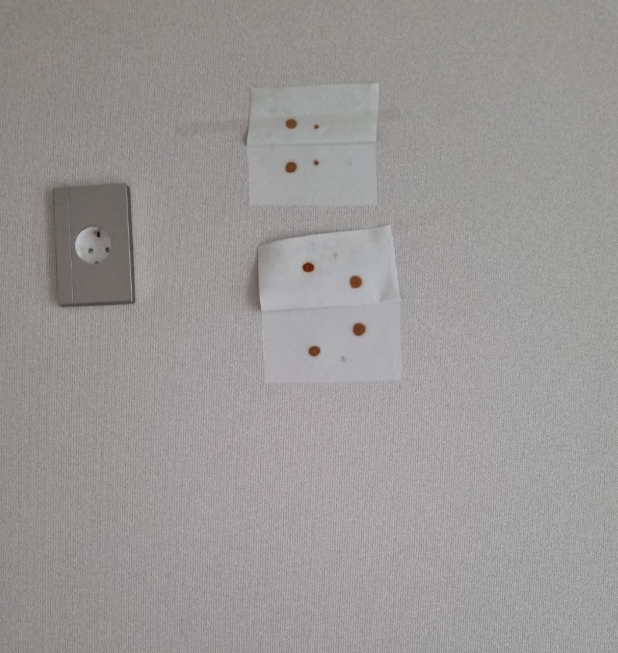
#> input picture proj1/open/train/녹오염/6.png, 618 x 653 px, found by its file name
$ jupyter execute img_checker.ipynb
#> lines starting #> are read from the running program, lines starting #| are printed output that depends on the picture; after the words box and inside, x2 and y2 are one past the last pixel; in counts of white or black regions, pixels touching at a corner belong together
[cell 1]
import cv2 as cv
import numpy as np
import matplotlib.pyplot as plt

import warnings
warnings.filterwarnings('ignore')
import re

# 한글 깨짐 방지
plt.rc('font', family='AppleGothic')
plt.rcParams['axes.unicode_minus'] = False

[cell 2]
data = []
# 분석할 이미지 경로 선언 및 유형 추출
image_path = '/Users/jsp/Desktop/workspace/projects/fstteamproject/main/git_teamprj/proj1/open/train/녹오염/6.png'
nameCategory = re.findall('[가-힣]+',image_path)[0]

class Preprocess:
    def __init__(self, image_path):
        self.img = cv.imread(image_path)
#> self.img is the input picture: shape (653, 618, 3); mean B, G, R 150.9, 151.8, 154.4
        self.resize = cv.resize(self.img, (400,400), interpolation=cv.INTER_CUBIC)
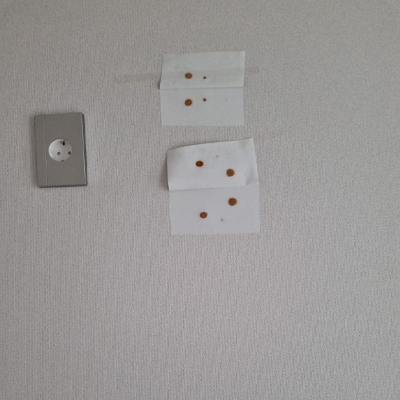
#> self.resize: shape (400, 400, 3); mean B, G, R 150.9, 151.8, 154.4
        self.gray = cv.cvtColor(self.resize, cv.COLOR_BGR2GRAY)

    def oriImg(self):
        plt.imshow(self.img)

    def canny(self):
        self.img_canny = cv.Canny(self.gray, 50, 100)
        data.append(self.img_canny)

    def threshold(self):
        threshold, self.thresh = cv.threshold(self.gray,152, 255, cv.THRESH_BINARY)
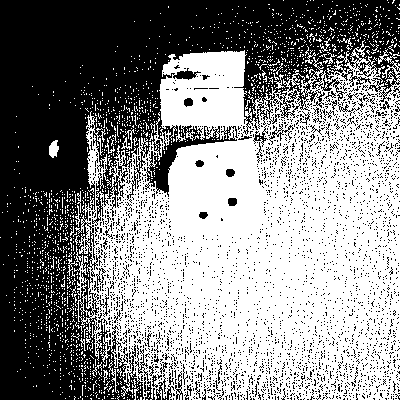
#> self.thresh: shape (400, 400); 53.8% white; 3403 black regions (3360 under 20 px), largest, box (x1, y1, x2, y2) and area: (0, 0, 400, 400) 64612, (135, 345, 155, 400) 227, (156, 372, 175, 400) 182
#> in canny, `self.img_canny = cv.Canny(self.gray, 50, 100)`:
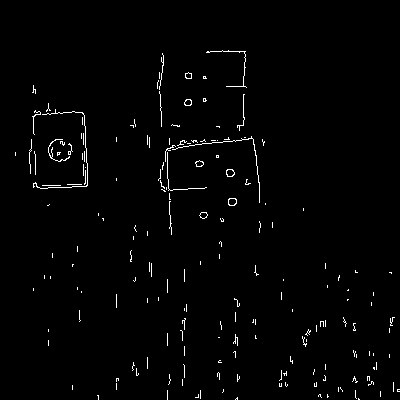
#> self.img_canny: shape (400, 400); 1.5% white in thin lines or dots, all inside (x1, y1, x2, y2) = (15, 50, 400, 400)
        data.append(self.thresh)

    def gaussianBlur(self):
        self.blur = cv.GaussianBlur(self.gray,(5,5), cv.BORDER_DEFAULT)
        data.append(self.blur)

    def dilate(self):
        self.img_dilated = cv.dilate(self.img_canny, (3, 3), iterations=3)
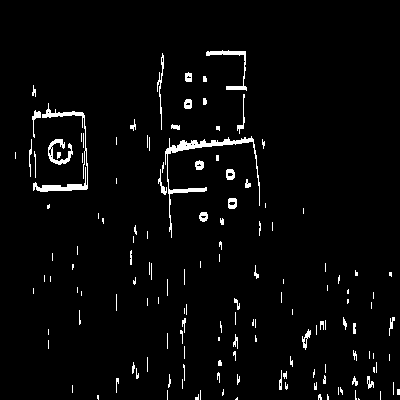
#> self.img_dilated: shape (400, 400); 3.1% white; 146 white regions (95 under 20 px), largest, box (x1, y1, x2, y2) and area: (165, 136, 260, 238) 884, (33, 103, 88, 192) 653, (206, 50, 247, 91) 295
        data.append(self.img_dilated)

    def erode(self):
        self.img_eroded = cv.erode(self.img_dilated, (3, 3), iterations=3)
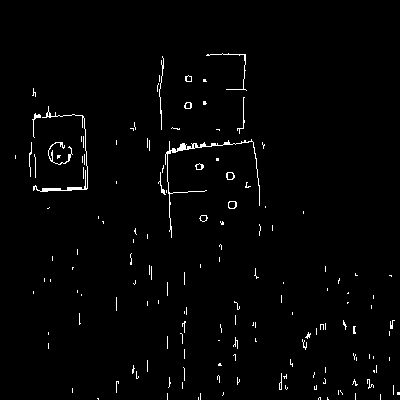
#> self.img_eroded: shape (400, 400); 1.6% white in thin lines or dots, all inside (x1, y1, x2, y2) = (15, 53, 400, 400)
        data.append(self.img_eroded)

    def mix(self):
        self.img_canny = cv.Canny(self.gray, 50, 100)
        self.img_dilated = cv.dilate(self.img_canny, (7, 7), iterations=3)
        self.img_eroded = cv.erode(self.img_dilated, (7, 7), iterations=3)
        data.append(self.img_eroded)

    def recommend(self):
        threshold, self.thresh = cv.threshold(self.gray,152, 255, cv.THRESH_BINARY)
        self.blur = cv.GaussianBlur(self.thresh,(3,3), cv.BORDER_DEFAULT)
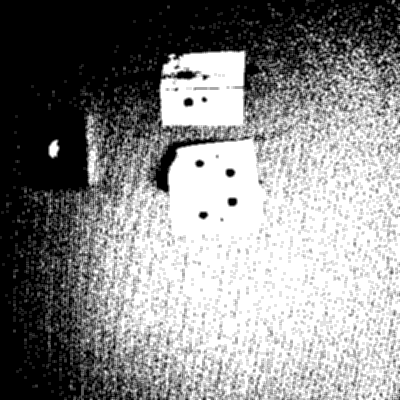
#> self.blur: shape (400, 400); min 0, max 255, mean 137.1
        self.img_canny = cv.Canny(self.blur , 50, 100)
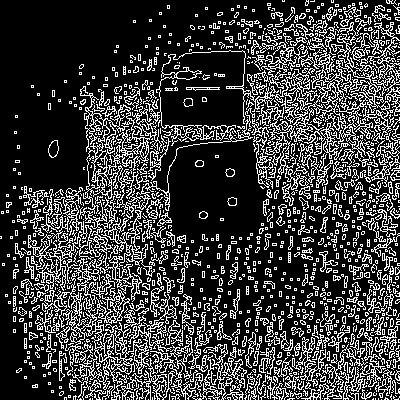
#> self.img_canny: shape (400, 400); 24.1% white in thin lines or dots
        self.img_dilated = cv.dilate(self.img_canny, (3, 3), iterations=3)
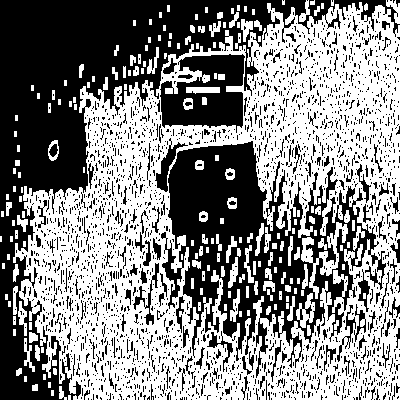
#> self.img_dilated: shape (400, 400); 52.3% white; 2538 black regions (2402 under 20 px), largest, box (x1, y1, x2, y2) and area: (0, 0, 400, 400) 34821, (161, 141, 386, 378) 21318, (160, 54, 245, 133) 4346
        self.img_eroded = cv.erode(self.img_dilated, (3, 3), iterations=3)
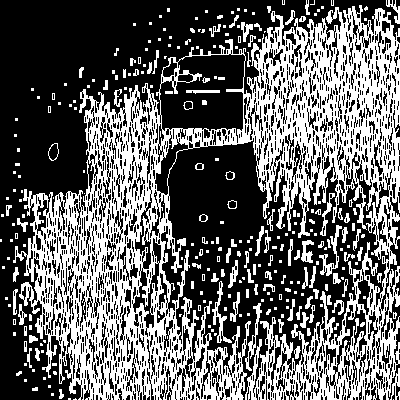
#> self.img_eroded: shape (400, 400); 38.8% white; 298 white regions (185 under 20 px), largest, box (x1, y1, x2, y2) and area: (13, 5, 400, 400) 54534, (319, 225, 342, 276) 300, (212, 281, 232, 343) 299
        data.append(self.img_eroded)

    def showImg(self):
        plt.imshow(np.array(data)[0], cmap='gray')
        plt.title(nameCategory)
        data.pop()

$ run again, with proj1/open/train/녹오염/1.png copied over proj1/open/train/녹오염/6.png
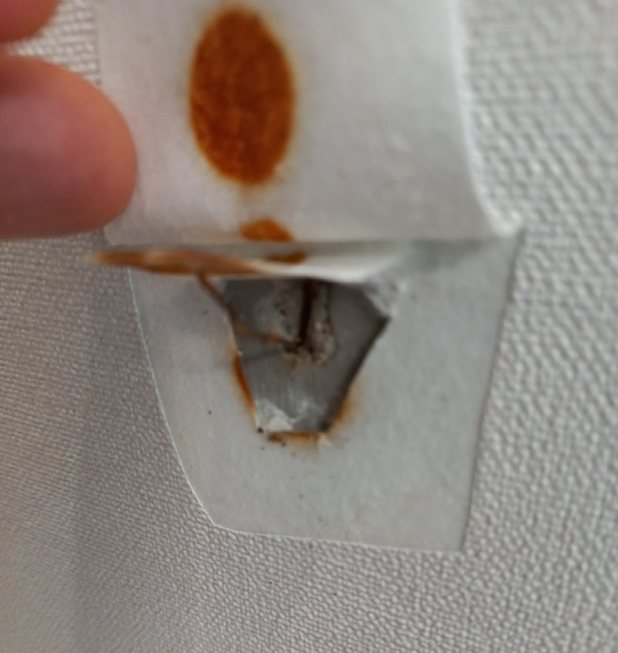
#> input picture proj1/open/train/녹오염/1.png, 618 x 653 px, found by its file name
#> in __init__, self.img is the input picture: shape (653, 618, 3); mean B, G, R 126.3, 133.3, 143.3
#> in threshold, `threshold, self.thresh = cv.threshold(self.gray,152, 255, cv.THRESH_BI..`:
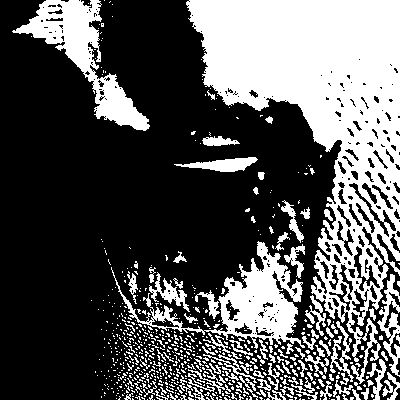
#> self.thresh: shape (400, 400); 34.1% white; 692 white regions (588 under 20 px), largest, box (x1, y1, x2, y2) and area: (186, 0, 400, 384) 32689, (111, 241, 305, 349) 5350, (12, 0, 150, 131) 5041
#> in recommend, `self.img_eroded = cv.erode(self.img_dilated, (3, 3), iterations=3)`:
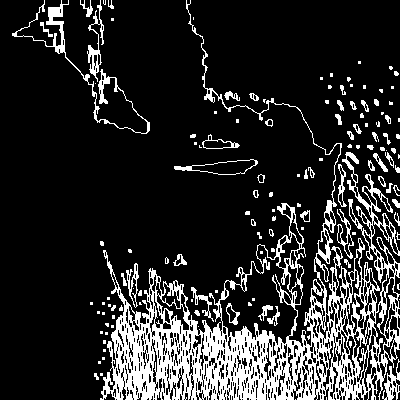
#> self.img_eroded: shape (400, 400); 16.6% white; 136 white regions (79 under 20 px), largest, box (x1, y1, x2, y2) and area: (100, 0, 400, 400) 21049, (12, 0, 150, 134) 1130, (87, 0, 104, 82) 397

$ run again, with proj1/open/train/녹오염/10.png copied over proj1/open/train/녹오염/6.png
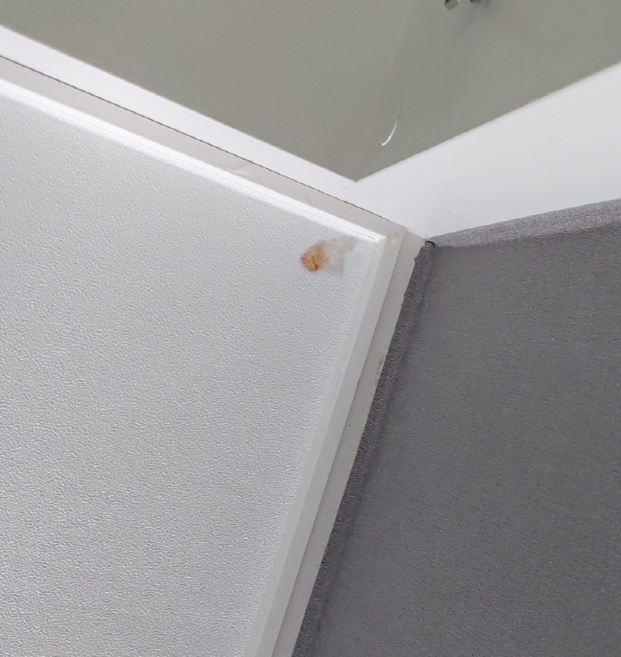
#> input picture proj1/open/train/녹오염/10.png, 621 x 657 px, found by its file name
#> in __init__, self.img is the input picture: shape (657, 621, 3); mean B, G, R 155.7, 154.6, 156
#> in threshold, `threshold, self.thresh = cv.threshold(self.gray,152, 255, cv.THRESH_BI..`:
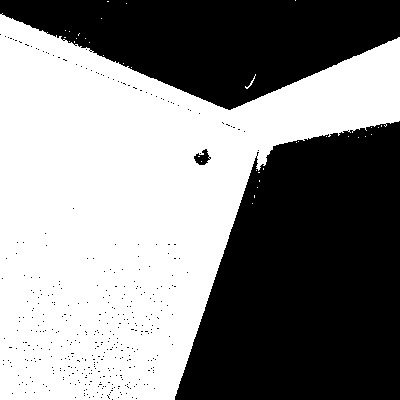
#> self.thresh: shape (400, 400); 53% white; 391 black regions (388 under 20 px), largest, box (x1, y1, x2, y2) and area: (175, 121, 400, 400) 47846, (0, 0, 400, 110) 26679, (194, 149, 211, 165) 151
#> in recommend, `self.img_eroded = cv.erode(self.img_dilated, (3, 3), iterations=3)`:
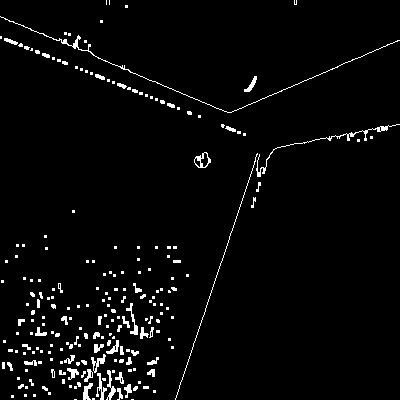
#> self.img_eroded: shape (400, 400); 3.2% white in thin lines or dots
